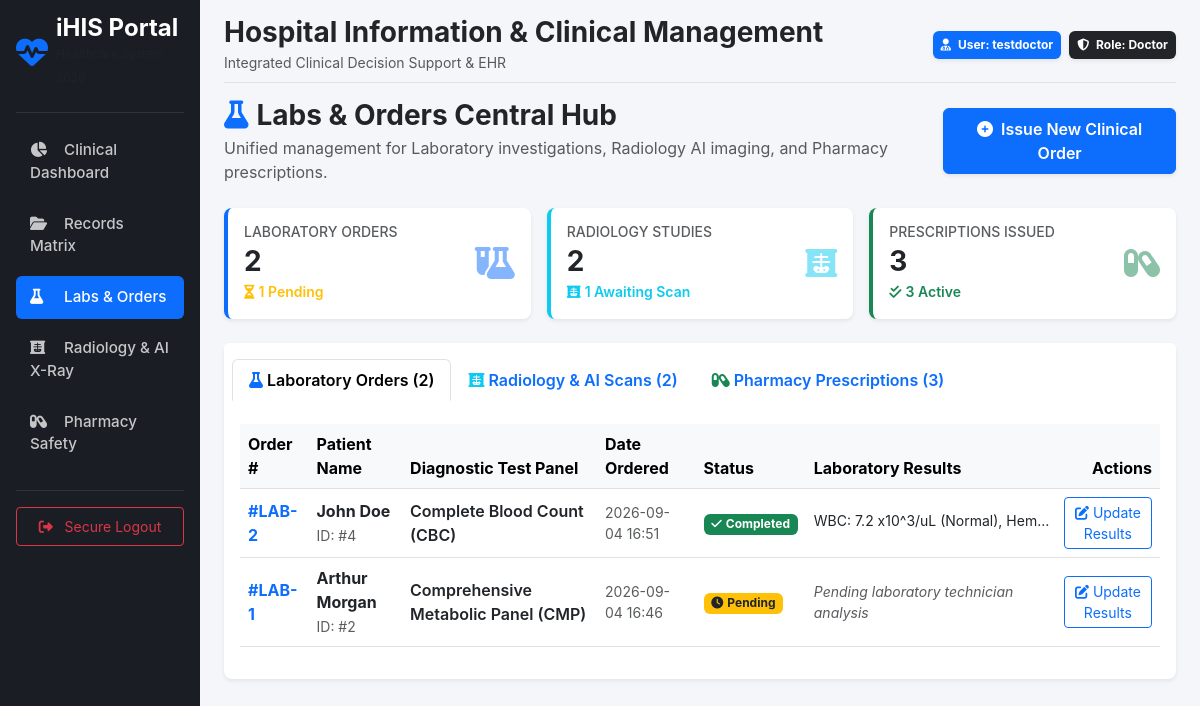
/orders/hub (signed in), run on the app's committed database.
### models/user.py (models this page shows, shortened)
class User(db.Model, UserMixin):
    __tablename__ = 'users'
    id = db.Column(db.Integer, primary_key=True)
    username = db.Column(db.String(80), unique=True, nullable=False, index=True)
    email = db.Column(db.String(120), unique=True, nullable=False, index=True)
    password_hash = db.Column(db.String(128), nullable=False)
    role_id = db.Column(db.Integer, db.ForeignKey('roles.id'), nullable=False)
    role = db.relationship('Role', backref=db.backref('users', lazy=True))
    created_at = db.Column(db.DateTime, default=datetime.utcnow)
    updated_at = db.Column(db.DateTime, default=datetime.utcnow, onupdate=datetime.utcnow)
    is_deleted = db.Column(db.Boolean, default=False, nullable=False) # Soft-delete mechanism

class Role(db.Model):
    __tablename__ = 'roles'
    id = db.Column(db.Integer, primary_key=True)
    name = db.Column(db.String(50), unique=True, nullable=False, index=True) # e.g., 'Doctor', 'Patient'
    description = db.Column(db.String(255))

### models/orders.py (models this page shows)
class LabOrder(db.Model):
    __tablename__ = 'lab_orders'
    id = db.Column(db.Integer, primary_key=True)
    patient_id = db.Column(db.Integer, db.ForeignKey('patients.id'), nullable=False)
    doctor_id = db.Column(db.Integer, db.ForeignKey('users.id'), nullable=False)
    test_name = db.Column(db.String(100), nullable=False) # e.g., 'CBC', 'Lipid Panel', 'Metabolic Panel'
    status = db.Column(db.String(30), default='Pending')  # Pending, Processing, Completed
    results = db.Column(db.Text, nullable=True)           # Lab findings entered later
    created_at = db.Column(db.DateTime, default=datetime.utcnow)
    updated_at = db.Column(db.DateTime, default=datetime.utcnow, onupdate=datetime.utcnow)
    doctor = db.relationship('User', foreign_keys=[doctor_id])

### models/patient.py (models this page shows, shortened)
class Patient(db.Model):
    __tablename__ = 'patients'
    id = db.Column(db.Integer, primary_key=True)
    user_id = db.Column(db.Integer, db.ForeignKey('users.id'), unique=True, nullable=False)
    first_name = db.Column(db.String(100), nullable=False)
    last_name = db.Column(db.String(100), nullable=False, index=True)
    date_of_birth = db.Column(db.Date, nullable=False)
    gender = db.Column(db.String(20), default='Not Specified')  # Male, Female, Other
    blood_type = db.Column(db.String(5))
    phone = db.Column(db.String(30), nullable=True)
    allergies = db.Column(db.Text)               # General allergies (e.g. latex, dust, peanuts)
    drug_sensitivities = db.Column(db.Text)      # Specific drug sensitivities & adverse reactions
    chronic_diseases = db.Column(db.Text)
    created_at = db.Column(db.DateTime, default=datetime.utcnow)
    updated_at = db.Column(db.DateTime, default=datetime.utcnow, onupdate=datetime.utcnow)
    is_deleted = db.Column(db.Boolean, default=False, nullable=False)
    user = db.relationship('User', backref=db.backref('patient_profile', uselist=False))
    vital_signs = db.relationship('VitalSigns', backref='patient', lazy=True, order_by='desc(VitalSigns.recorded_at)')
    medical_records = db.relationship('MedicalRecord', backref='patient', lazy=True, order_by='desc(MedicalRecord.created_at)')
    lab_orders = db.relationship('LabOrder', backref='patient', lazy=True, order_by='desc(LabOrder.created_at)')
    radiology_orders = db.relationship('RadiologyOrder', backref='patient', lazy=True, order_by='desc(RadiologyOrder.created_at)')
    prescriptions = db.relationship('Prescription', backref='patient', lazy=True, order_by='desc(Prescription.created_at)')
    @property
    def full_name(self):
        return f"{self.first_name} {self.last_name}"

### routes/orders.py (the view)
@orders_bp.route('', strict_slashes=False)
@orders_bp.route('/', strict_slashes=False)
@orders_bp.route('/hub', strict_slashes=False)
@login_required
@roles_required('Doctor', 'Admin', 'Laboratory Technician')
def orders_hub():
    order_filter = request.args.get('tab', 'all')
    status_filter = request.args.get('status', 'all')
    lab_query = LabOrder.query
    rad_query = RadiologyOrder.query
    rx_query = Prescription.query
    if status_filter != 'all':
        lab_query = lab_query.filter_by(status=status_filter)
        rad_query = rad_query.filter_by(status=status_filter)
        rx_query = rx_query.filter_by(status=status_filter)
    lab_orders = lab_query.order_by(LabOrder.created_at.desc()).all()
    radiology_orders = rad_query.order_by(RadiologyOrder.created_at.desc()).all()
    prescriptions = rx_query.order_by(Prescription.created_at.desc()).all()
    total_labs = LabOrder.query.count()
    pending_labs = LabOrder.query.filter_by(status='Pending').count()
    total_rads = RadiologyOrder.query.count()
    pending_rads = RadiologyOrder.query.filter_by(status='Ordered').count()
    total_rxs = Prescription.query.count()
    active_rxs = Prescription.query.filter_by(status='Active').count()
    patients = Patient.query.filter_by(is_deleted=False).all()
    return render_template(
        'orders/hub.html',
        lab_orders=lab_orders,
        radiology_orders=radiology_orders,
        prescriptions=prescriptions,
        total_labs=total_labs,
        pending_labs=pending_labs,
        total_rads=total_rads,
        pending_rads=pending_rads,
        total_rxs=total_rxs,
        active_rxs=active_rxs,
        order_filter=order_filter,
        status_filter=status_filter,
        patients=patients
    )

### templates/orders/hub.html (shortened to what this page needs)
{% extends 'base.html' %}
{% block content %}
<div class="d-flex justify-content-between align-items-center mb-4">
    <div>
        <h3 class="fw-bold mb-1 text-dark"><i class="fa-solid fa-flask text-primary me-2"></i>Labs & Orders Central Hub</h3>
        <p class="text-muted mb-0">Unified management for Laboratory investigations, Radiology AI imaging, and Pharmacy prescriptions.</p>
    </div>
    <button class="btn btn-primary shadow-sm py-2 px-3 fw-semibold" data-bs-toggle="modal" data-bs-target="#newOrderModal">
        <i class="fa-solid fa-plus-circle me-2"></i>Issue New Clinical Order
    </button>
</div>
<div class="row g-3 mb-4">
    <div class="col-md-4">
        <div class="card border-0 border-start border-primary border-4 shadow-sm p-3 bg-white">
            <div class="d-flex justify-content-between align-items-center">
                <div>
                    <h6 class="text-muted text-uppercase small mb-1">Laboratory Orders</h6>
                    <h3 class="fw-bold mb-0 text-dark">{{ total_labs }}</h3>
                    <small class="text-warning fw-semibold"><i class="fa-solid fa-hourglass-half me-1"></i>{{ pending_labs }} Pending</small>
                </div>
                <i class="fa-solid fa-flask-vial fa-2x text-primary opacity-50"></i>
            </div>
        </div>
    </div>
    <div class="col-md-4">
        <div class="card border-0 border-start border-info border-4 shadow-sm p-3 bg-white">
            <div class="d-flex justify-content-between align-items-center">
                <div>
                    <h6 class="text-muted text-uppercase small mb-1">Radiology Studies</h6>
                    <h3 class="fw-bold mb-0 text-dark">{{ total_rads }}</h3>
                    <small class="text-info fw-semibold"><i class="fa-solid fa-x-ray me-1"></i>{{ pending_rads }} Awaiting Scan</small>
                </div>
                <i class="fa-solid fa-x-ray fa-2x text-info opacity-50"></i>
            </div>
        </div>
    </div>
    <div class="col-md-4">
        <div class="card border-0 border-start border-success border-4 shadow-sm p-3 bg-white">
            <div class="d-flex justify-content-between align-items-center">
                <div>
                    <h6 class="text-muted text-uppercase small mb-1">Prescriptions Issued</h6>
                    <h3 class="fw-bold mb-0 text-dark">{{ total_rxs }}</h3>
                    <small class="text-success fw-semibold"><i class="fa-solid fa-check-double me-1"></i>{{ active_rxs }} Active</small>
                </div>
                <i class="fa-solid fa-capsules fa-2x text-success opacity-50"></i>
            </div>
        </div>
    </div>
</div>
<div class="card border-0 shadow-sm">
    <div class="card-header bg-white border-0 py-3">
        <ul class="nav nav-tabs card-header-tabs" id="ordersTabs" role="tablist">
            <li class="nav-item">
                <button class="nav-link active fw-semibold" id="labs-tab" data-bs-toggle="tab" data-bs-target="#labsPanel" type="button">
                    <i class="fa-solid fa-flask me-1 text-primary"></i>Laboratory Orders ({{ lab_orders|length }})
                </button>
            </li>
            <li class="nav-item">
                <button class="nav-link fw-semibold" id="rad-tab" data-bs-toggle="tab" data-bs-target="#radPanel" type="button">
                    <i class="fa-solid fa-x-ray me-1 text-info"></i>Radiology & AI Scans ({{ radiology_orders|length }})
                </button>
            </li>
            <li class="nav-item">
                <button class="nav-link fw-semibold" id="rx-tab" data-bs-toggle="tab" data-bs-target="#rxPanel" type="button">
                    <i class="fa-solid fa-capsules me-1 text-success"></i>Pharmacy Prescriptions ({{ prescriptions|length }})
                </button>
            </li>
        </ul>
    </div>
    <div class="card-body p-3 tab-content" id="ordersTabsContent">
        <div class="tab-pane fade show active" id="labsPanel">
            <div class="table-responsive">
                <table class="table table-hover align-middle">
                    <thead class="table-light text-secondary">
                        <tr>
                            <th>Order #</th>
                            <th>Patient Name</th>
                            <th>Diagnostic Test Panel</th>
                            <th>Date Ordered</th>
                            <th>Status</th>
                            <th>Laboratory Results</th>
                            <th class="text-end">Actions</th>
                        </tr>
                    </thead>
                    <tbody>
                        {% if lab_orders %}
                            {% for lab in lab_orders %}
                            <tr>
                                <td class="fw-bold text-primary">#LAB-{{ lab.id }}</td>
                                <td>
                                    <div class="fw-bold text-dark">{{ lab.patient.full_name if lab.patient else 'Patient #' ~ lab.patient_id }}</div>
                                    <small class="text-muted">ID: #{{ lab.patient_id }}</small>
                                </td>
                                <td class="fw-semibold text-dark">{{ lab.test_name }}</td>
                                <td class="small text-muted">{{ lab.created_at.strftime('%Y-%m-%d %H:%M') if lab.created_at else 'N/A' }}</td>
                                <td>
                                    {% if lab.status == 'Completed' %}
                                        <span class="badge bg-success"><i class="fa-solid fa-check me-1"></i>Completed</span>
                                    {% else %}
                                        <span class="badge bg-warning text-dark"><i class="fa-solid fa-clock me-1"></i>Pending</span>
                                    {% endif %}
                                </td>
                                <td class="small" style="max-width: 250px;">
                                    {% if lab.results %}
                                        <span class="text-truncate d-inline-block" style="max-width: 240px;" title="{{ lab.results }}">{{ lab.results }}</span>
                                    {% else %}
                                        <span class="text-muted fst-italic">Pending laboratory technician analysis</span>
                                    {% endif %}
                                </td>
                                <td class="text-end">
                                    <button class="btn btn-sm btn-outline-primary" data-bs-toggle="modal" data-bs-target="#updateLabModal{{ lab.id }}">
                                        <i class="fa-solid fa-pen-to-square me-1"></i>Update Results
                                    </button>
                                </td>
                            </tr>
                            {% endfor %}
                        {% else %}
                            <tr><td colspan="7" class="text-center py-4 text-muted">No laboratory orders recorded.</td></tr>
                        {% endif %}
                    </tbody>
                </table>
            </div>
        </div>
    </div>
</div>
{% endblock %}

### templates/base.html (shortened to what this page needs)
<!DOCTYPE html>
<html lang="en">
<head>
    <link href="https://cdn.jsdelivr.net/npm/bootstrap@5.3.0/dist/css/bootstrap.min.css" rel="stylesheet">
    <link href="https://cdnjs.cloudflare.com/ajax/libs/font-awesome/6.4.0/css/all.min.css" rel="stylesheet">
</head>
<body>
    <div class="container-fluid">
        <div class="row">
            <nav class="col-md-3 col-lg-2 d-md-block sidebar collapse p-3 shadow">
                <div class="d-flex align-items-center mb-4 text-white text-decoration-none">
                    <i class="fa-solid fa-heart-pulse fa-2x me-2 text-primary"></i>
                    <div>
                        <span class="fs-4 fw-bold d-block lh-1">iHIS Portal</span>
                        <small class="text-muted" style="font-size: 0.75rem;">Healthcare System 2026</small>
                    </div>
                </div>
                <hr class="border-secondary">
                <ul class="nav nav-pills flex-column mb-auto">
                    <li class="nav-item">
                        <a href="/portal/doctor" class="nav-link {% if request.path == '/portal/doctor' %}active{% endif %}">
                            <i class="fa-solid fa-chart-pie me-2"></i> Clinical Dashboard
                        </a>
                    </li>
                    <li>
                        <a href="{{ url_for('clinical.records_matrix') }}" class="nav-link {% if '/clinical/records' in request.path or '/clinical/patient' in request.path or '/clinical/examination' in request.path %}active{% endif %}">
                            <i class="fa-solid fa-folder-open me-2"></i> Records Matrix
                        </a>
                    </li>
                    <li>
                        <a href="{{ url_for('orders.orders_hub') }}" class="nav-link {% if '/orders' in request.path %}active{% endif %}">
                            <i class="fa-solid fa-flask me-2"></i> Labs & Orders
                        </a>
                    </li>
                    <li>
                        <a href="{{ url_for('radiology.dashboard') }}" class="nav-link {% if '/radiology' in request.path %}active{% endif %}">
                            <i class="fa-solid fa-x-ray me-2"></i> Radiology & AI X-Ray
                        </a>
                    </li>
                    <li>
                        <a href="/pharmacy/review" class="nav-link {% if '/pharmacy' in request.path %}active{% endif %}">
                            <i class="fa-solid fa-capsules me-2"></i> Pharmacy Safety
                        </a>
                    </li>
                </ul>
                <hr class="border-secondary">
                <div class="dropdown">
                    <a href="{{ url_for('auth.logout') }}" class="btn btn-outline-danger w-100 btn-sm py-2">
                        <i class="fa-solid fa-right-from-bracket me-2"></i> Secure Logout
                    </a>
                </div>
            </nav>
            <main class="col-md-9 ms-sm-auto col-lg-10 px-md-4 main-content">
                <div class="d-flex justify-content-between flex-wrap flex-md-nowrap align-items-center pt-3 pb-2 mb-3 border-bottom">
                    <div>
                        <h2 class="h3 text-dark fw-bold mb-0">Hospital Information & Clinical Management</h2>
                        <small class="text-muted">Integrated Clinical Decision Support & EHR</small>
                    </div>
                    <div class="d-flex align-items-center">
                        <div class="badge bg-primary p-2 shadow-sm me-2">
                            <i class="fa-solid fa-user-doctor me-1"></i> User: {{ current_user.username }}
                        </div>
                        <div class="badge bg-dark p-2 shadow-sm">
                            <i class="fa-solid fa-shield-halved me-1"></i> Role: {{ current_user.role.name }}
                        </div>
                    </div>
                </div>
                {% block content %}{% endblock %}
            </main>
        </div>
    </div>
</body>
</html>

### data on the page
User: username "testdoctor"
Role: role.name "Doctor"
LabOrder: id "2", patient "John Doe", patient_id "4", test_name "Complete Blood Count (CBC)", created_at "2026-09-04 16:51", status "Completed" (drawn), results "WBC: 7.2 x10^3/uL (Normal), Hem…"
LabOrder: id "1", patient "Arthur Morgan", patient_id "2", test_name "Comprehensive Metabolic Panel (CMP)", created_at "2026-09-04 16:46", status "Pending" (drawn), shows "Pending laboratory technician analysis"

### other printed values
{{ total_labs }} "2"
{{ pending_labs }} "1"
{{ total_rads }} "2"
{{ pending_rads }} "1"
{{ total_rxs }} "3"
{{ active_rxs }} "3"
{{ lab_orders|length }} "2"
{{ radiology_orders|length }} "2"
{{ prescriptions|length }} "3"
